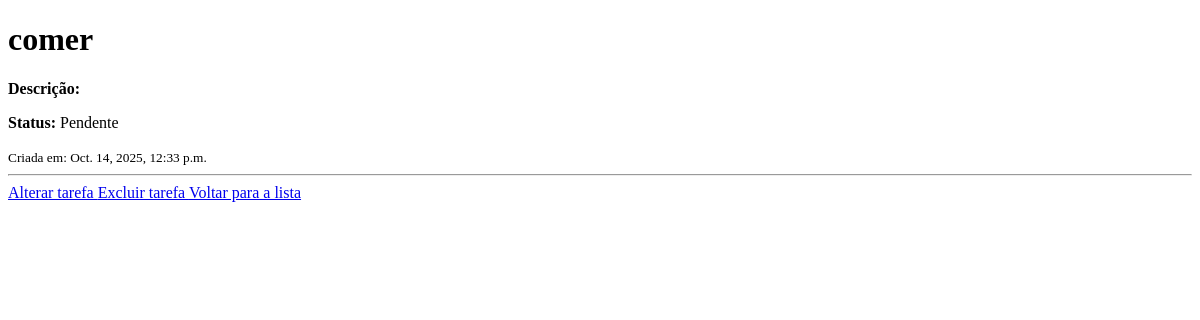
Before: /tarefas/3/ with the older database file.
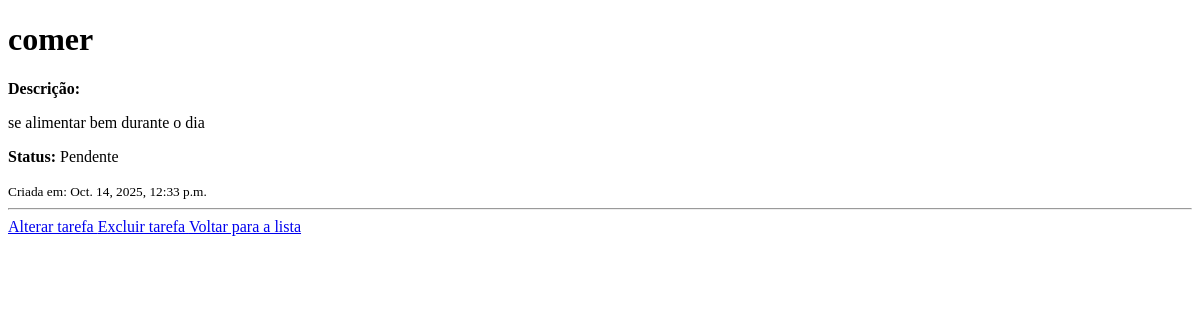
After: the same page with the newer database file.
### tarefas/models.py (models this page shows, shortened)
class Tarefa(models.Model):
    titulo = models.CharField(max_length=200)
    descricao = models.TextField(blank=True)
    cloncluida = models.BooleanField(default=False)
    data_criacao = models.DateTimeField(auto_now_add=True)

### tarefas/views.py (the view)
# urls.py: path('<int:tarefa_id>/', views.detalhe_tarefa, name = 'detalhe_tarefa'),
def detalhe_tarefa (request, tarefa_id):
    tarefa =  get_object_or_404(Tarefa, pk=tarefa_id)
    return render(request, 'tarefas/detalhe.html', {'tarefa': tarefa})

### tarefas/templates/tarefas/detalhe.html (shortened to what this page needs)
<!DOCTYPE html>
<html lang="pt-br">
<head>
</head>
<body>
    <h1>{{ tarefa.titulo }}</h1>
    <p><strong>Descrição:</strong> {{ tarefa.descricao|linebreaks }}</p>
    <p><strong>Status:</strong> {% if tarefa.concluida %}Concluída{% else %}Pendente{% endif %}</p>
    <small>Criada em: {{ tarefa.data_criacao }}</small>
    <hr>
    <a href ="{% url 'alterar_tarefa' tarefa.id %}"> Alterar tarefa </a>
    <a href = "{% url 'excluir_tarefa' tarefa.id %}"> Excluir tarefa </a>
    <a href="{% url 'lista_tarefas' %}">Voltar para a lista</a>
</body>
</html>

Changed rows visible on the page:
changed Tarefa "comer": descricao (not shown) → "se alimentar bem durante o dia"
